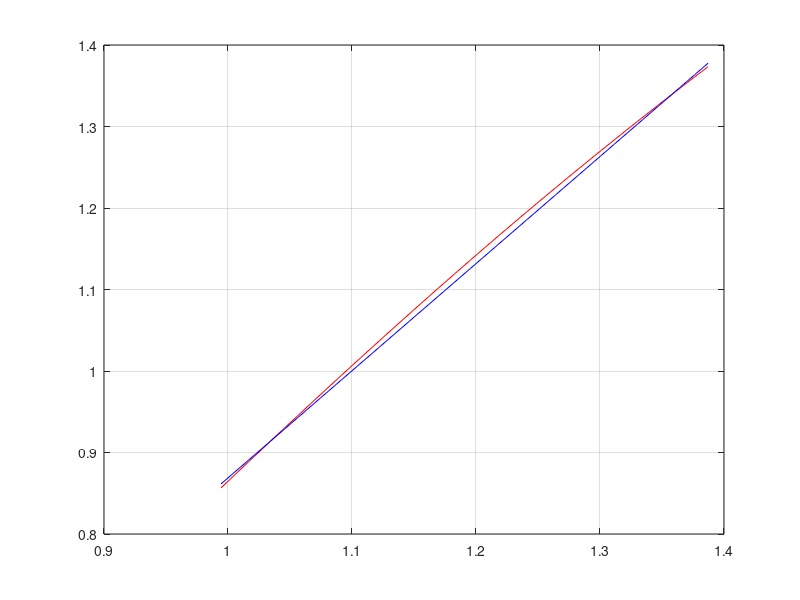

Write the MATLAB code that produced this figure.
# codigo para graficar e interpolar linearmente el angulo minimo permitido en funcion del angulo maximo detectado (de vector normal a recta)

# x=2:0.1:7; 
# xth=0.5;
# theta=pi+atan(-x/1.3);
# theta_th= atan(-x/1.3)-atan(-(x+xth)/1.3);
# theta_min=theta-theta_th;
# plot(theta,theta_min);
# grid;


x=-2:-0.1:-7; 
xth=0.5;
theta=atan(-x/1.3);
theta_th= atan(-(x+xth)/1.3)-atan(-x/1.3);
theta_max=theta+theta_th;

theta_int=1.3143*theta-0.44543;
plot(theta,theta_max,'r');
grid;

hold;
plot(theta,theta_int,'b');
